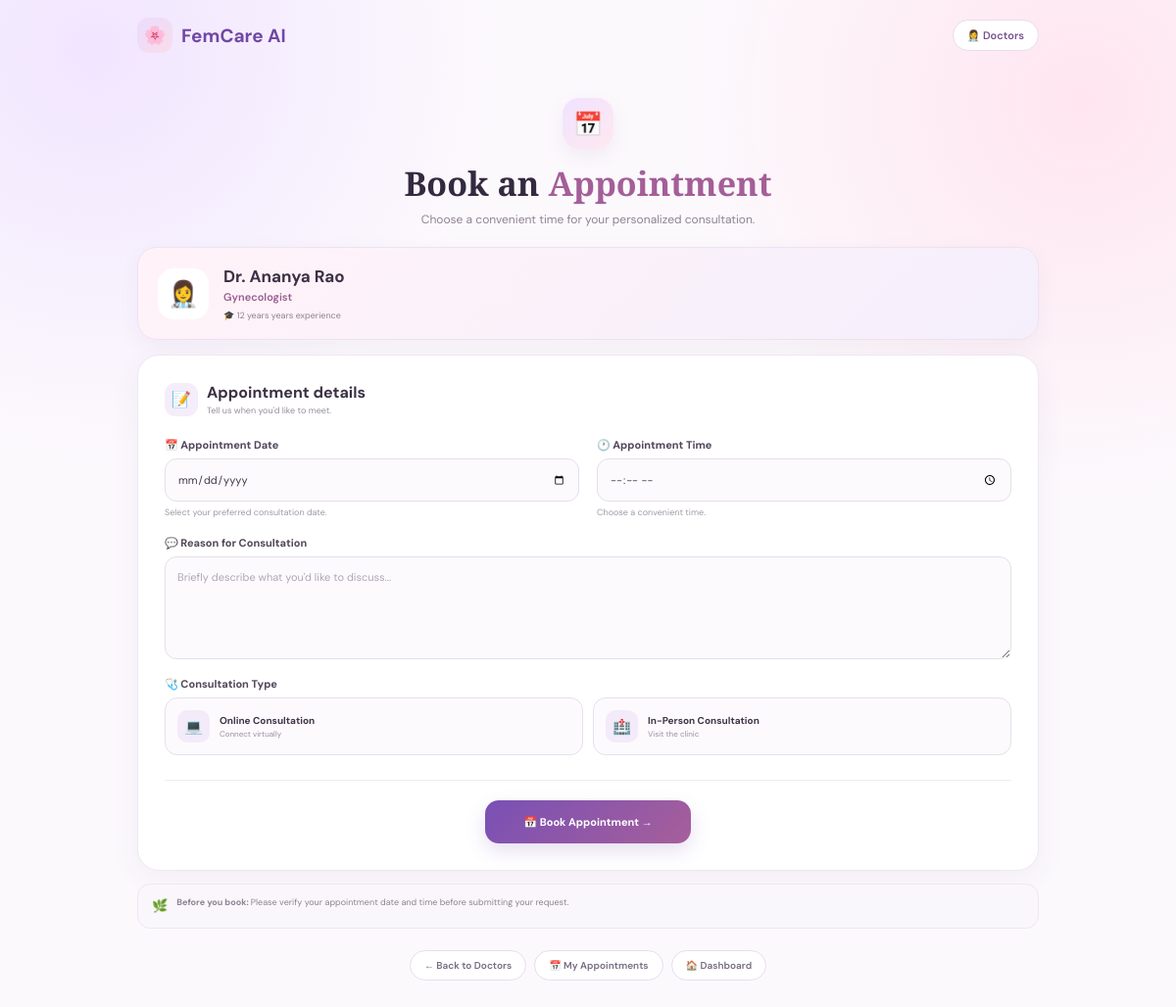
Screenshot of /appointment/1 (signed in) with the database file from the repository.
### tables this page shows
CREATE TABLE doctors (
            id INTEGER PRIMARY KEY AUTOINCREMENT,
            name TEXT NOT NULL,
            specialization TEXT NOT NULL,
            clinic TEXT NOT NULL,
            address TEXT NOT NULL,
            experience TEXT NOT NULL,
            phone TEXT
        );

### app.py (the view, shortened to what this page needs)
@app.route(
    "/appointment/<int:doctor_id>",
    methods=["GET", "POST"]
)
@login_required
def appointment(doctor_id):
    conn = get_db()
    doctor = conn.execute(
        """
        SELECT *
        FROM doctors
        WHERE id=?
        """,
        (doctor_id,)
    ).fetchone()
    if doctor is None:
        conn.close()
        return "Doctor not found", 404
    conn.close()
    return render_template(
        "appointment.html",
        doctor=doctor
    )

### app.py (called while the page is built)
def get_db():
    conn = sqlite3.connect("femcare.db")
    conn.row_factory = sqlite3.Row
    return conn

def login_required(route_function):
    @wraps(route_function)
    def wrapper(*args, **kwargs):
        if "user_id" not in session:
            return redirect(url_for("login"))
        return route_function(*args, **kwargs)
    return wrapper

### templates/appointment.html (shortened to what this page needs)
<!DOCTYPE html>
<html lang="en">
<head>
</head>
<body>
<nav class="navbar">
    <div class="page nav-inner">
        <a
            href="{{ url_for('dashboard') }}"
            class="brand"
        >
            <span class="brand-icon">
                🌸
            </span>
            FemCare AI
        </a>
        <a
            href="{{ url_for('doctors') }}"
            class="nav-button"
        >
            👩‍⚕️ Doctors
        </a>
    </div>
</nav>
<main class="page">
<section class="header">
    <div class="header-icon">
        📅
    </div>
    <h1>
        Book an
        <span>Appointment</span>
    </h1>
    <p>
        Choose a convenient time for your
        personalized consultation.
    </p>
</section>
<div class="doctor-card">
    <div class="doctor-icon">
        👩‍⚕️
    </div>
    <div class="doctor-details">
        {% if doctor %}
            <div class="doctor-name">
                {{ doctor["name"] }}
            </div>
            <div class="specialization">
                {{ doctor["specialization"] }}
            </div>
            <div class="doctor-info">
                {% if doctor["experience"] %}
                    <span>
                        🎓
                        {{ doctor["experience"] }}
                        years experience
                    </span>
                {% endif %}
            </div>
        {% endif %}
    </div>
</div>
<div class="form-card">
    <div class="section-heading">
        <div class="section-heading-icon">
            📝
        </div>
        <div>
            <h2>
                Appointment details
            </h2>
            <p>
                Tell us when you'd like to meet.
            </p>
        </div>
    </div>
    <form
        method="POST"
        action=""
    >
        <div class="form-grid">
            <div class="form-group">
                <label
                    for="appointment_date"
                    class="form-label"
                >
                    📅 Appointment Date
                </label>
                <input
                    type="date"
                    id="appointment_date"
                    name="appointment_date"
                    class="form-control"
                    required
                >
                <div class="field-note">
                    Select your preferred consultation date.
                </div>
            </div>
            <div class="form-group">
                <label
                    for="appointment_time"
                    class="form-label"
                >
                    🕐 Appointment Time
                </label>
                <input
                    type="time"
                    id="appointment_time"
                    name="appointment_time"
                    class="form-control"
                    required
                >
                <div class="field-note">
                    Choose a convenient time.
                </div>
            </div>
            <div class="form-group full-width">
                <label
                    for="reason"
                    class="form-label"
                >
                    💬 Reason for Consultation
                </label>
                <textarea
                    id="reason"
                    name="reason"
                    class="form-control"
                    placeholder="Briefly describe what you'd like to discuss..."
                    required
                ></textarea>
            </div>
            <div class="form-group full-width">
                <label class="form-label">
                    🩺 Consultation Type
                </label>
                <div class="consultation-options">
                    <div class="consultation-option">
                        <label
                            for="online"
                            class="consultation-label"
                        >
                            <div class="option-icon">
                                💻
                            </div>
                            <div>
                                <div class="option-title">
                                    Online Consultation
                                </div>
                                <div class="option-subtitle">
                                    Connect virtually
                                </div>
                            </div>
                        </label>
                    </div>
                    <div class="consultation-option">
                        <label
                            for="in_person"
                            class="consultation-label"
                        >
                            <div class="option-icon">
                                🏥
                            </div>
                            <div>
                                <div class="option-title">
                                    In-Person Consultation
                                </div>
                                <div class="option-subtitle">
                                    Visit the clinic
                                </div>
                            </div>
                        </label>
                    </div>
                </div>
            </div>
        </div>
        <div class="submit-area">
            <button
                type="submit"
                class="book-button"
            >
                📅
                Book Appointment
                →
            </button>
        </div>
    </form>
</div>
<div class="note">
    <div class="note-icon">
        🌿
    </div>
    <div>
        <strong>
            Before you book:
        </strong>
        Please verify your appointment date and
        time before submitting your request.
    </div>
</div>
<div class="navigation">
    <a href="{{ url_for('doctors') }}">
        ← Back to Doctors
    </a>
    <a href="{{ url_for('appointments') }}">
        📅 My Appointments
    </a>
    <a href="{{ url_for('dashboard') }}">
        🏠 Dashboard
    </a>
</div>
</main>
</body>
</html>

### rows the page displays
doctors: name "Dr. Ananya Rao", specialization "Gynecologist", experience "12 years"
